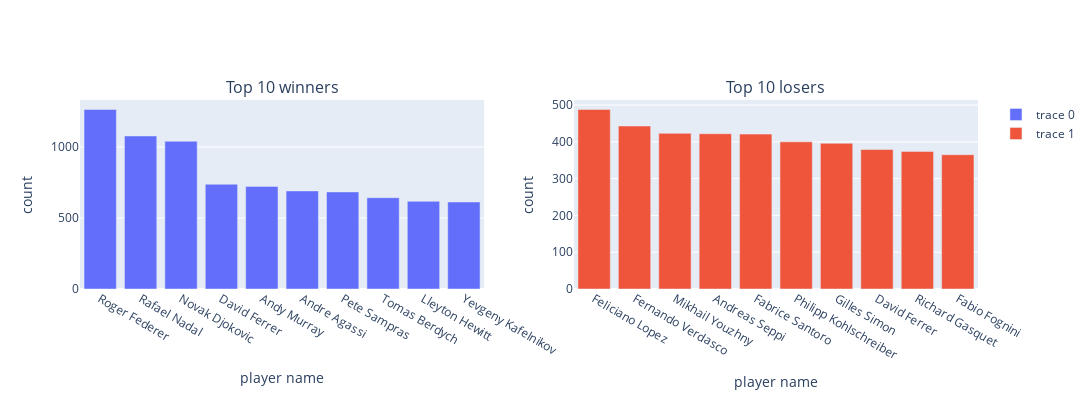

The notebook cell this image was saved under:
### Code cell
# Top 10 winners and losers
n_players = 10
fig = make_subplots(rows=1, cols=2,
                    subplot_titles=(f"Top {n_players} winners", f"Top {n_players} losers"))

tmp_df = df['winner_name'].value_counts().sort_values(ascending=False).reset_index().iloc[:n_players]
fig.add_trace(
    go.Bar(y=tmp_df["count"], x=tmp_df["winner_name"]),
    row=1, col=1
)

tmp_df = df["loser_name"].value_counts().sort_values(ascending=False).reset_index().iloc[:n_players]
fig.add_trace(
    go.Bar(y=tmp_df["count"], x=tmp_df["loser_name"]),
    row=1, col=2
)

fig.update_layout(
    height=400, width=1200, yaxis_title="count", yaxis2_title="count", 
    xaxis_title="player name", xaxis2_title="player name", title_text="")
fig.show()

### Figure 1 — Plotly figure (JSON) as saved in the notebook; plotly's stock layout.template omitted (floating-point values rounded to 4 significant figures)
{"data": [{"type": "bar", "x": ["Roger Federer", "Rafael Nadal", "Novak Djokovic", "David Ferrer", "Andy Murray", "Andre Agassi", "Pete Sampras", "Tomas Berdych", "Lleyton Hewitt", "Yevgeny Kafelnikov"], "xaxis": "x", "y": [1265, 1078, 1041, 738, 723, 691, 684, 643, 618, 613], "yaxis": "y"}, {"type": "bar", "x": ["Feliciano Lopez", "Fernando Verdasco", "Mikhail Youzhny", "Andreas Seppi", "Fabrice Santoro", "Philipp Kohlschreiber", "Gilles Simon", "David Ferrer", "Richard Gasquet", "Fabio Fognini"], "xaxis": "x2", "y": [488, 443, 423, 422, 421, 400, 396, 379, 374, 365], "yaxis": "y2"}], "layout": {"annotations": [{"font": {"size": 16}, "showarrow": false, "text": "Top 10 winners", "x": 0.225, "xanchor": "center", "xref": "paper", "y": 1, "yanchor": "bottom", "yref": "paper"}, {"font": {"size": 16}, "showarrow": false, "text": "Top 10 losers", "x": 0.775, "xanchor": "center", "xref": "paper", "y": 1, "yanchor": "bottom", "yref": "paper"}], "height": 400, "title": {"text": ""}, "width": 1200, "xaxis": {"anchor": "y", "domain": [0, 0.45], "title": {"text": "player name"}}, "xaxis2": {"anchor": "y2", "domain": [0.55, 1], "title": {"text": "player name"}}, "yaxis": {"anchor": "x", "domain": [0, 1], "title": {"text": "count"}}, "yaxis2": {"anchor": "x2", "domain": [0, 1], "title": {"text": "count"}}}}
